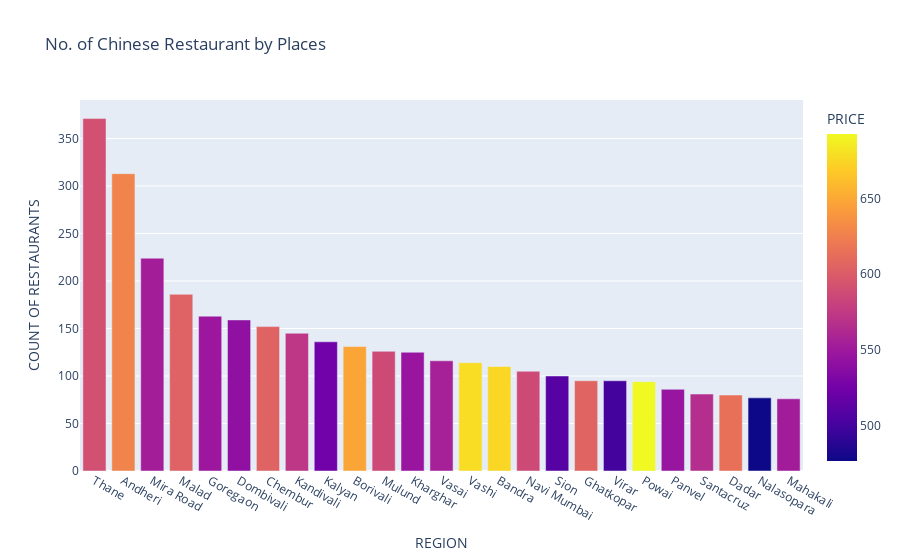

The notebook cell this image was saved under:
### Code cell
fig = px.bar(chinese_rest_df,x='REGION',y='COUNT OF RESTAURANTS',color='PRICE',title= 'No. of Chinese Restaurant by Places')
fig.show()

### Figure 1 — Plotly figure (JSON) as saved in the notebook; plotly's stock layout.template omitted (floating-point values rounded to 4 significant figures)
{"data": [{"alignmentgroup": "True", "hovertemplate": "REGION=%{x}<br>COUNT OF RESTAURANTS=%{y}<br>PRICE=%{marker.color}<extra></extra>", "legendgroup": "", "marker": {"color": [591.0, 627.3, 553.3, 604.0, 548.8, 540.9, 604.9, 572.6, 523.9, 648.1, 586.5, 546.8, 555.6, 678.1, 675, 587.1, 509.8, 605.8, 500, 692.6, 545.9, 566.0, 614.4, 476.6, 552.6], "coloraxis": "coloraxis", "pattern": {"shape": ""}}, "name": "", "offsetgroup": "", "orientation": "v", "showlegend": false, "textposition": "auto", "type": "bar", "x": ["Thane", "Andheri", "Mira Road", "Malad", "Goregaon", "Dombivali", "Chembur", "Kandivali", "Kalyan", "Borivali", "Mulund", "Kharghar", "Vasai", "Vashi", "Bandra", "Navi Mumbai", "Sion", "Ghatkopar", "Virar", "Powai", "Panvel", "Santacruz", "Dadar", "Nalasopara", "Mahakali"], "xaxis": "x", "y": [371, 313, 224, 186, 163, 159, 152, 145, 136, 131, 126, 125, 116, 114, 110, 105, 100, 95, 95, 94, 86, 81, 80, 77, 76], "yaxis": "y"}], "layout": {"autosize": true, "barmode": "relative", "coloraxis": {"colorbar": {"title": {"text": "PRICE"}}, "colorscale": [[0, "#0d0887"], [0.1111, "#46039f"], [0.2222, "#7201a8"], [0.3333, "#9c179e"], [0.4444, "#bd3786"], [0.5556, "#d8576b"], [0.6667, "#ed7953"], [0.7778, "#fb9f3a"], [0.8889, "#fdca26"], [1, "#f0f921"]]}, "legend": {"tracegroupgap": 0}, "title": {"text": "No. of Chinese Restaurant by Places"}, "xaxis": {"anchor": "y", "autorange": true, "domain": [0, 1], "range": [-0.5, 24.5], "title": {"text": "REGION"}, "type": "category"}, "yaxis": {"anchor": "x", "autorange": true, "domain": [0, 1], "range": [0, 390.5], "title": {"text": "COUNT OF RESTAURANTS"}, "type": "linear"}}}
